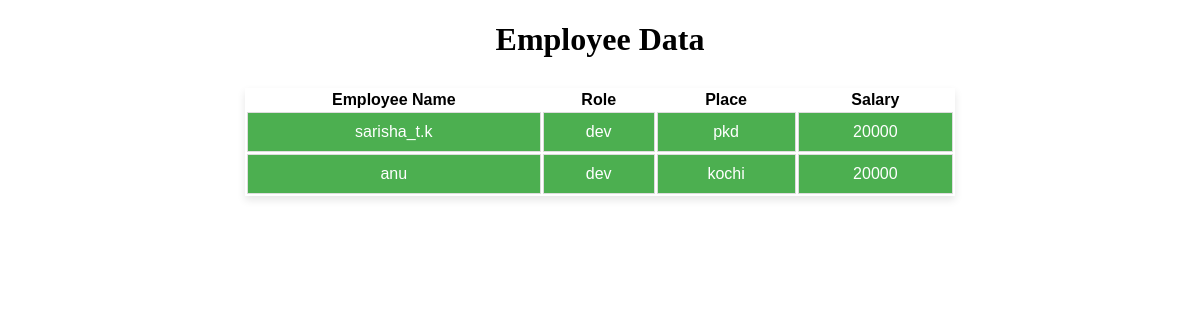
The app's page /employeelist/, older data.
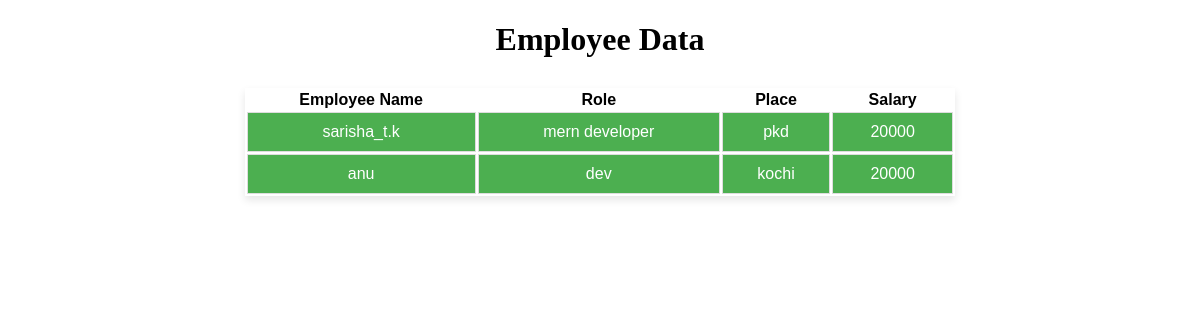
The same page, newer data.
### crm/models.py (models this page shows)
class Employeecrm(models.Model):
    name = models.CharField(max_length=20)
    role = models.CharField(max_length=20)
    place = models.CharField(max_length=20)
    salary = models.IntegerField()

### crm/views.py (the view)
# urls.py: path('employeelist/',EmployeeListView.as_view()),
class EmployeeListView(View):
        def get(self,request):
                data = Employeecrm.objects.all()
                return render(request,"employee_list.html",{"data":data})

### crm/templates/employee_list.html (shortened to what this page needs)
<!DOCTYPE html>
<html lang="en">
<head>
</head>
<body>
    <h1 style="text-align: center;">Employee Data</h1>
    <table  style="width: 60%; margin: 30px auto; font-family: Arial, sans-serif; font-size: 16px; box-shadow: 0 4px 8px rgba(0,0,0,0.1);">
        <th>Employee Name</th>
        <th>Role</th>
        <th>Place</th>
        <th>Salary</th>
    {% for emp in data %}
    <tr style="background-color: #4CAF50; color: white; text-align: center;">
        <td style="padding: 10px; border: 1px solid #ddd;">{{emp.name}}</td>
        <td style="padding: 10px; border: 1px solid #ddd;">{{emp.role}}</td>
        <td style="padding: 10px; border: 1px solid #ddd;">{{emp.place}}</td>
        <td style="padding: 10px; border: 1px solid #ddd;">{{emp.salary}}</td>
    </tr>
    {% endfor %}
    </table>
</body>
</html>

Row changes from the older to the newer data that the page shows:
changed Employeecrm "sarisha_t.k": role "dev" → "mern developer"
